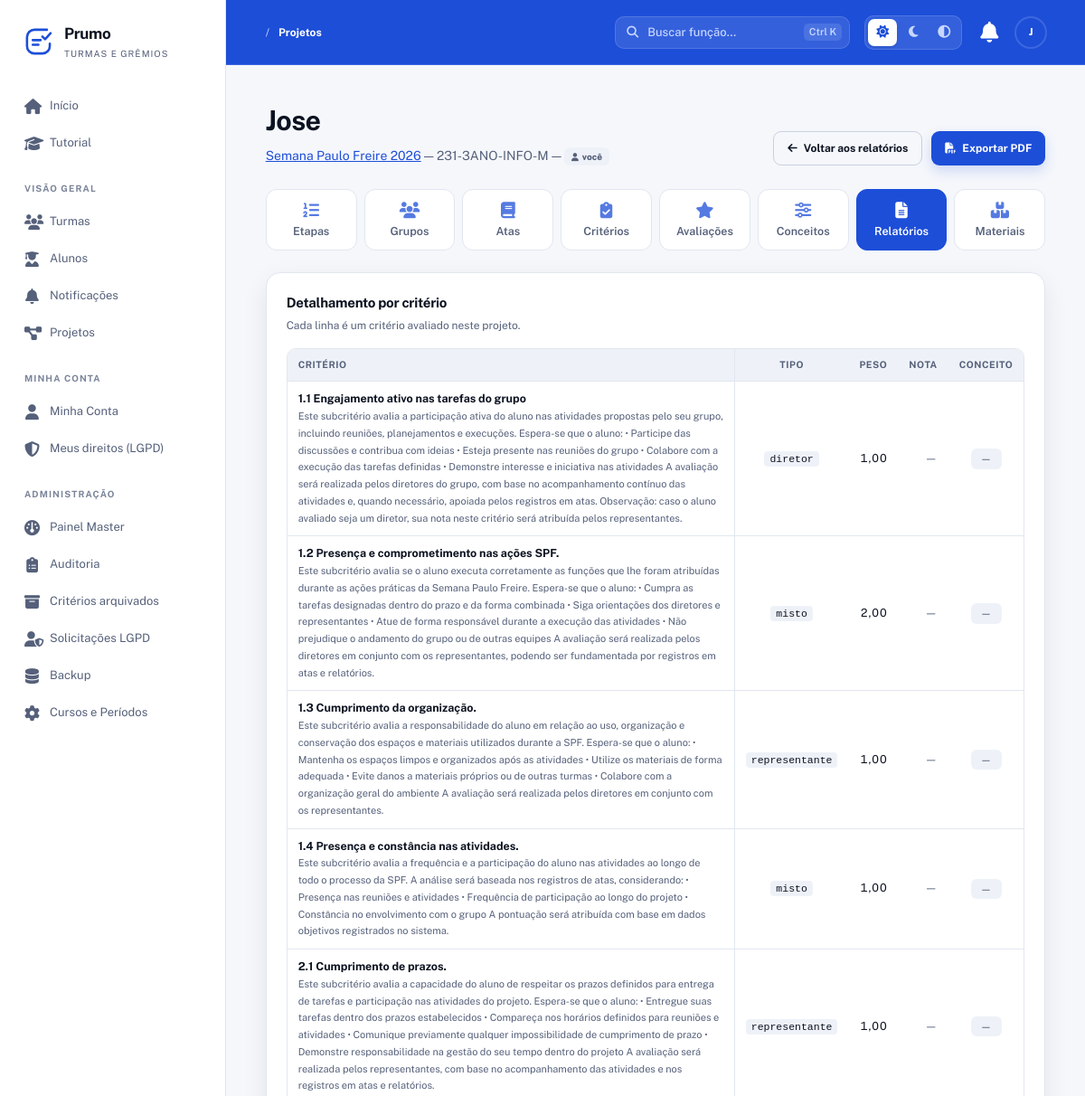
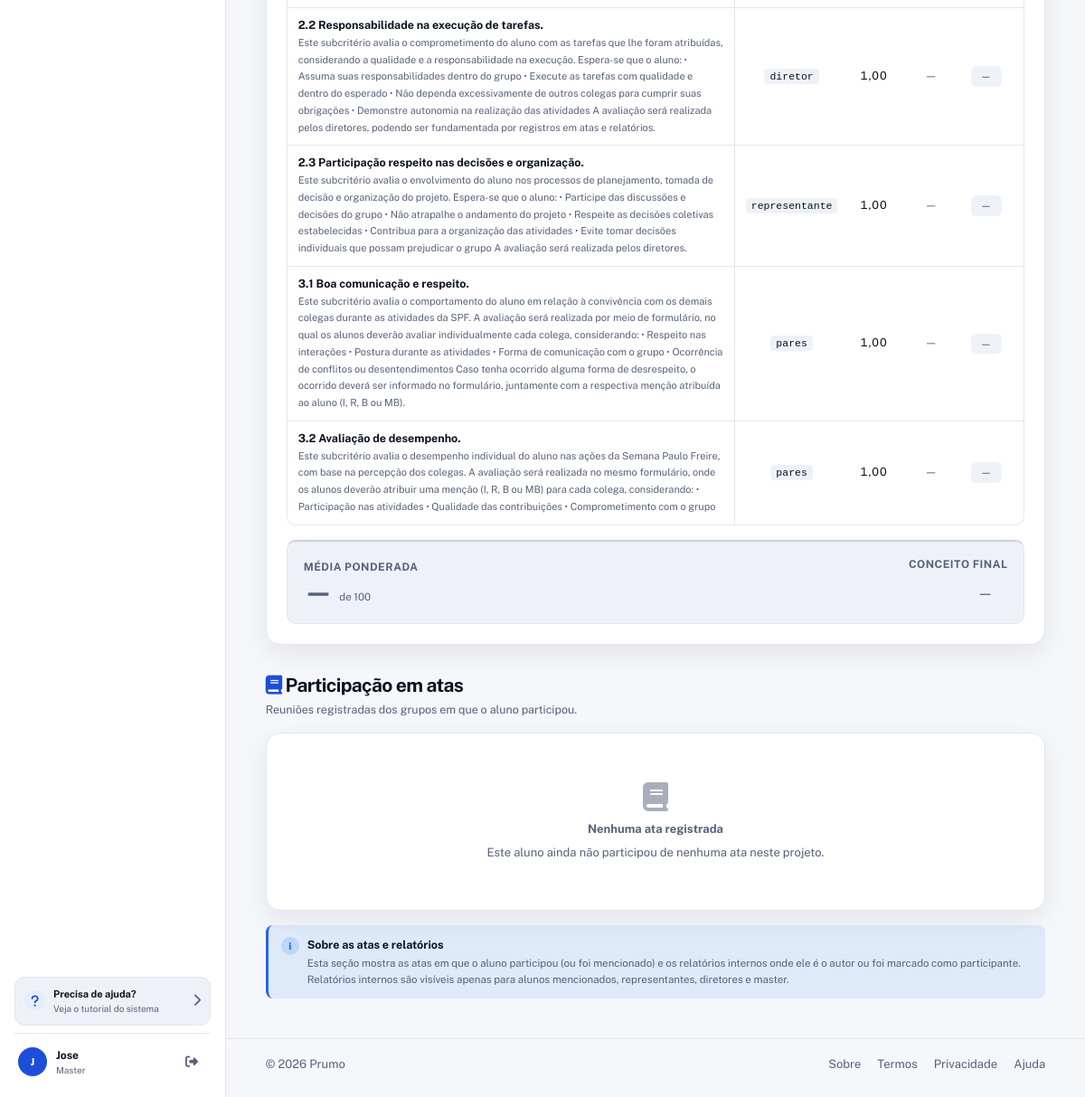
Page /Prumo/projetos/3/relatorios/boletim (signed in) on the committed database (2 pictures, top to bottom).
### tables this page shows
CREATE TABLE usuarios (
  id INT AUTO_INCREMENT PRIMARY KEY,
  nome VARCHAR(150) NOT NULL,
  email VARCHAR(150) NOT NULL UNIQUE,
  senha VARCHAR(255) NOT NULL,
  tipo ENUM('aluno','master') NOT NULL DEFAULT 'aluno',
  telefone VARCHAR(20) DEFAULT NULL,
  data_nascimento DATE DEFAULT NULL,
  email_confirmado TINYINT(1) NOT NULL DEFAULT 0,
  email_token VARCHAR(255) DEFAULT NULL,
  email_token_expira DATETIME DEFAULT NULL,
  primeiro_login TINYINT(1) NOT NULL DEFAULT 1,
  ativo TINYINT(1) NOT NULL DEFAULT 1,
  lgpd_aceito TINYINT(1) NOT NULL DEFAULT 0,
  lgpd_data DATETIME DEFAULT NULL,
  ultimo_acesso DATETIME DEFAULT NULL,
  created_at TIMESTAMP DEFAULT CURRENT_TIMESTAMP,
  updated_at TIMESTAMP DEFAULT CURRENT_TIMESTAMP ON UPDATE CURRENT_TIMESTAMP,
  INDEX idx_usuarios_email (email),
  INDEX idx_usuarios_tipo (tipo),
  INDEX idx_usuarios_ativo (ativo)
);

CREATE TABLE projetos (
  id INT AUTO_INCREMENT PRIMARY KEY,
  turma_id INT NOT NULL,
  nome VARCHAR(150) NOT NULL,
  descricao TEXT DEFAULT NULL,
  prazo DATE DEFAULT NULL,
  modo_avaliacao ENUM('etapa','cronograma') DEFAULT 'cronograma',
  encerrado TINYINT(1) DEFAULT 0,
  encerrado_em DATETIME DEFAULT NULL,
  encerrado_por INT DEFAULT NULL,
  created_at TIMESTAMP DEFAULT CURRENT_TIMESTAMP,
  updated_at TIMESTAMP DEFAULT CURRENT_TIMESTAMP ON UPDATE CURRENT_TIMESTAMP,
  FOREIGN KEY (turma_id) REFERENCES turmas(id) ON DELETE CASCADE,
  FOREIGN KEY (encerrado_por) REFERENCES usuarios(id) ON DELETE SET NULL,
  INDEX idx_projetos_turma (turma_id),
  INDEX idx_projetos_encerrado (encerrado)
);

CREATE TABLE turmas (
  id INT AUTO_INCREMENT PRIMARY KEY,
  nome VARCHAR(150) NOT NULL,
  codigo_acesso VARCHAR(30) NOT NULL UNIQUE,
  codigo_interno VARCHAR(100) DEFAULT NULL,
  cor_primaria VARCHAR(20) DEFAULT '#3498db',
  cor_secundaria VARCHAR(20) DEFAULT '#2ecc71',
  cor_personalizada TINYINT(1) NOT NULL DEFAULT 0,   
  logo VARCHAR(255) DEFAULT NULL,                   
  bloqueada TINYINT(1) NOT NULL DEFAULT 0,
  bloqueada_motivo VARCHAR(255) DEFAULT NULL,
  bloqueada_em DATETIME DEFAULT NULL,
  bloqueada_por INT DEFAULT NULL,
  created_at TIMESTAMP DEFAULT CURRENT_TIMESTAMP,
  updated_at TIMESTAMP DEFAULT CURRENT_TIMESTAMP ON UPDATE CURRENT_TIMESTAMP,
  FOREIGN KEY (bloqueada_por) REFERENCES usuarios(id) ON DELETE SET NULL,
  INDEX idx_turmas_codigo (codigo_acesso)
);

CREATE TABLE criterios (
  id INT AUTO_INCREMENT PRIMARY KEY,
  projeto_id INT NOT NULL,
  etapa_id INT DEFAULT NULL,
  nome VARCHAR(200) NOT NULL,
  descricao TEXT DEFAULT NULL,
  peso DECIMAL(5,2) NOT NULL DEFAULT 1.00,
  tipo_avaliacao ENUM('diretor','representante','pares','autoavaliacao','coletiva','misto') NOT NULL DEFAULT 'diretor',
  aplicavel_a ENUM('todos','apenas_diretores','apenas_representantes') DEFAULT 'todos',
  prazo_avaliacao DATETIME DEFAULT NULL,
  obrigatorio TINYINT(1) NOT NULL DEFAULT 0,   
  bloqueado TINYINT(1) DEFAULT 0,
  reaberto_por INT DEFAULT NULL,
  reaberto_em DATETIME DEFAULT NULL,
  created_at TIMESTAMP DEFAULT CURRENT_TIMESTAMP,
  updated_at TIMESTAMP DEFAULT CURRENT_TIMESTAMP ON UPDATE CURRENT_TIMESTAMP,
  FOREIGN KEY (projeto_id) REFERENCES projetos(id) ON DELETE CASCADE,
  FOREIGN KEY (etapa_id) REFERENCES projeto_etapas(id) ON DELETE SET NULL,
  FOREIGN KEY (reaberto_por) REFERENCES usuarios(id) ON DELETE SET NULL,
  INDEX idx_crit_projeto (projeto_id),
  INDEX idx_crit_etapa (etapa_id),
  INDEX idx_crit_tipo (tipo_avaliacao)
);

### app/Views/relatorios/boletim_aluno.php (the view, shortened to what the rows shown need)
<?php
require_once __DIR__ . '/../layouts/header.php';
require_once __DIR__ . '/../layouts/nav.php';
?>
<section class="hero-section">
    <div>
        <h1><?= h($aluno['nome']) ?></h1>
        <p class="hero-subtitle">
            <a href="<?= $basePath ?>/projetos/<?= (int) $projeto['id'] ?>"><?= h($projeto['nome']) ?></a>
            — <?= h($projeto['turma_nome']) ?>
            <?php if (!empty($souEu)): ?>
                — <span class="badge badge-gray"><i class="fas fa-user"></i> você</span>
            <?php endif; ?>
        </p>
    </div>
</section>
<?php if (empty($boletim['linhas'])): ?>
    <section class="panel rel-empty">
        <span class="icon-large text-muted"><i class="fas fa-graduation-cap"></i></span>
        <h2>Nenhum critério definido</h2>
        <p>Este projeto ainda não possui critérios de avaliação cadastrados.</p>
    </section>
<?php else: ?>
    <section class="panel">
        <div class="panel-header">
            <div>
                <h2>Detalhamento por critério</h2>
            </div>
        </div>
        <div class="rel-wrapper">
            <table class="rel-tabela">
                <thead>
                    <tr>
                        <th>Critério</th>
                        <th style="text-align:center;">Tipo</th>
                        <th style="text-align:right;">Peso</th>
                        <th style="text-align:right;">Nota</th>
                        <th style="text-align:center;">Conceito</th>
                    </tr>
                </thead>
                <tbody>
                    <?php foreach ($boletim['linhas'] as $l): ?>
                        <tr>
                            <td>
                                <strong><?= h($l['criterio']['nome']) ?></strong>
                                <?php if (!empty($l['criterio']['descricao'])): ?>
                                    <br>
                                    <small style="color:var(--muted); font-size:11px; white-space:normal;">
                                        <?= h($l['criterio']['descricao']) ?>
                                    </small>
                                <?php endif; ?>
                            </td>
                            <td class="td-center">
                                <code class="code-inline"><?= h($l['criterio']['tipo_avaliacao']) ?></code>
                            </td>
                            <td class="td-num">
                                <?= number_format((float) $l['criterio']['peso'], 2, ',', '.') ?>
                            </td>
                            <td class="td-num">
                                <?php if ($l['nota'] === null): ?>
                                    <span class="nota-vazia">—</span>
                                <?php else: ?>
                                    <strong><?= number_format($l['nota'], 2, ',', '.') ?></strong>
                                <?php endif; ?>
                            </td>
                            <td class="td-center">
                                <?php if ($l['conceito'] !== null): ?>
                                    <span class="conceito-badge <?= classeConceitoRel($l['conceito']) ?>">
                                        <?= h($l['conceito']) ?>
                                    </span>
                                <?php else: ?>
                                    <span class="conceito-badge vazio">—</span>
                                <?php endif; ?>
                            </td>
                        </tr>
                    <?php endforeach; ?>
                </tbody>
            </table>
        </div>
    </section>
<?php endif; ?>
<section class="section-heading mt-24">
    <div>
        <h2><i class="fas fa-book" style="color:var(--primary);"></i> Participação em atas</h2>
    </div>
</section>
<?php require_once __DIR__ . '/../layouts/footer.php'; ?>

### app/Views/layouts/nav.php (shortened to what the rows shown need)
<?php
require_once __DIR__ . '/../../Helpers/menuHelper.php';
$basePath  = App::getBasePath();
$logado    = !empty($_SESSION['usuario']);
$usuario   = $_SESSION['usuario'] ?? null;
$iniciais = '?';
if ($usuario) {
    $partes = preg_split('/\s+/', trim($usuario['nome'] ?? ''));
    $ini    = strtoupper(substr($partes[0] ?? '', 0, 1));
    $iniciais = $ini ?: '?';
}
$papelExibido = '';
if ($usuario) {
    if (($usuario['tipo'] ?? '') === 'master') {
        $papelExibido = 'Master';
    }
}
?>
<div class="app-shell">
    <aside class="sidebar" id="sidebar" aria-label="Navegação principal">
        <?php if ($logado): ?>
            <div class="sidebar-bottom">
                <a class="help-card" href="<?= $basePath ?>/tutorial">
                    <span class="help-icon"><i class="fas fa-question"></i></span>
                    <span>
                        <strong>Precisa de ajuda?</strong>
                        <small>Veja o tutorial do sistema</small>
                    </span>
                    <span><i class="fas fa-chevron-right"></i></span>
                </a>
                <div class="profile-mini">
                    <a class="avatar avatar-indigo" href="<?= $basePath ?>/user" title="Minha Conta">
                        <?= h($iniciais) ?>
                    </a>
                    <div>
                        <strong><?= h($usuario['nome']) ?></strong>
                        <small><?= h($papelExibido) ?></small>
                    </div>
                    <a class="logout-btn"
                       href="<?= $basePath ?>/logout"
                       title="Sair"
                       onclick="return confirm('Deseja realmente sair do sistema?')">
                        <i class="fas fa-right-from-bracket"></i>
                    </a>
                </div>
            </div>
        <?php endif; ?>
    </aside>
    <div class="main-content">
        <header class="topbar">
            <div class="topbar-actions">
                <?php if ($logado): ?>
                    <a class="icon-button notification-button"
                       href="<?= $basePath ?>/notificacoes"
                       title="Notificações">
                        <i class="fas fa-bell"></i>
                    </a>
                    <div class="user-menu" id="user-menu">
                        <button type="button"
                                class="avatar avatar-indigo"
                                id="user-menu-toggle"
                                title="Menu da conta"
                                aria-haspopup="true"
                                aria-expanded="false">
                            <?= h($iniciais) ?>
                        </button>
                    </div>
                <?php endif; ?>
            </div>
        </header>
        <div class="page-wrap">

### rows in the picture
usuarios: nome "J", nome "Jose", tipo "Master"
projetos: nome "Semana Paulo Freire 2026", turma.nome "231-3ANO-INFO-M"
criterios: nome "1.1 Engajamento ativo nas tarefas do grupo", descricao "Este subcritério avalia a participação ativa do aluno nas atividades propostas pelo seu grupo, incluindo reuniões, planejamentos e execuções. Espera-se que o aluno: • Participe das discussões e contribua com ideias • Esteja presente nas reuniões do grupo • Colabore com a execução das tarefas definidas • Demonstre interesse e iniciativa nas atividades A avaliação será realizada pelos diretores do grupo, com base no acompanhamento contínuo das atividades e, quando necessário, apoiada pelos registros em atas. Observação: caso o aluno avaliado seja um diretor, sua nota neste critério será atribuída pelos representantes.", tipo_avaliacao "diretor", peso "1,00"
criterios: nome "1.2 Presença e comprometimento nas ações SPF.", descricao "Este subcritério avalia se o aluno executa corretamente as funções que lhe foram atribuídas durante as ações práticas da Semana Paulo Freire. Espera-se que o aluno: • Cumpra as tarefas designadas dentro do prazo e da forma combinada • Siga orientações dos diretores e representantes • Atue de forma responsável durante a execução das atividades • Não prejudique o andamento do grupo ou de outras equipes A avaliação será realizada pelos diretores em conjunto com os representantes, podendo ser fundamentada por registros em atas e relatórios.", tipo_avaliacao "misto", peso "2,00"
criterios: nome "1.3 Cumprimento da organização.", descricao "Este subcritério avalia a responsabilidade do aluno em relação ao uso, organização e conservação dos espaços e materiais utilizados durante a SPF. Espera-se que o aluno: • Mantenha os espaços limpos e organizados após as atividades • Utilize os materiais de forma adequada • Evite danos a materiais próprios ou de outras turmas • Colabore com a organização geral do ambiente A avaliação será realizada pelos diretores em conjunto com os representantes.", tipo_avaliacao "representante", peso "1,00"
criterios: nome "1.4 Presença e constância nas atividades.", descricao "Este subcritério avalia a frequência e a participação do aluno nas atividades ao longo de todo o processo da SPF. A análise será baseada nos registros de atas, considerando: • Presença nas reuniões e atividades • Frequência de participação ao longo do projeto • Constância no envolvimento com o grupo A pontuação será atribuída com base em dados objetivos registrados no sistema.", tipo_avaliacao "misto", peso "1,00"
criterios: nome "2.1 Cumprimento de prazos.", descricao "Este subcritério avalia a capacidade do aluno de respeitar os prazos definidos para entrega de tarefas e participação nas atividades do projeto. Espera-se que o aluno: • Entregue suas tarefas dentro dos prazos estabelecidos • Compareça nos horários definidos para reuniões e atividades • Comunique previamente qualquer impossibilidade de cumprimento de prazo • Demonstre responsabilidade na gestão do seu tempo dentro do projeto A avaliação será realizada pelos representantes, com base no acompanhamento das atividades e nos registros em atas e relatórios.", tipo_avaliacao "representante", peso "1,00"
criterios: nome "2.2 Responsabilidade na execução de tarefas.", descricao "Este subcritério avalia o comprometimento do aluno com as tarefas que lhe foram atribuídas, considerando a qualidade e a responsabilidade na execução. Espera-se que o aluno: • Assuma suas responsabilidades dentro do grupo • Execute as tarefas com qualidade e dentro do esperado • Não dependa excessivamente de outros colegas para cumprir suas obrigações • Demonstre autonomia na realização das atividades A avaliação será realizada pelos diretores, podendo ser fundamentada por registros em atas e relatórios.", tipo_avaliacao "diretor", peso "1,00"
criterios: nome "2.3 Participação respeito nas decisões e organização.", descricao "Este subcritério avalia o envolvimento do aluno nos processos de planejamento, tomada de decisão e organização do projeto. Espera-se que o aluno: • Participe das discussões e decisões do grupo • Não atrapalhe o andamento do projeto • Respeite as decisões coletivas estabelecidas • Contribua para a organização das atividades • Evite tomar decisões individuais que possam prejudicar o grupo A avaliação será realizada pelos diretores.", tipo_avaliacao "representante", peso "1,00"
criterios: nome "3.1 Boa comunicação e respeito.", descricao "Este subcritério avalia o comportamento do aluno em relação à convivência com os demais colegas durante as atividades da SPF. A avaliação será realizada por meio de formulário, no qual os alunos deverão avaliar individualmente cada colega, considerando: • Respeito nas interações • Postura durante as atividades • Forma de comunicação com o grupo • Ocorrência de conflitos ou desentendimentos Caso tenha ocorrido alguma forma de desrespeito, o ocorrido deverá ser informado no formulário, juntamente com a respectiva menção atribuída ao aluno (I, R, B ou MB).", tipo_avaliacao "pares", peso "1,00"
criterios: nome "3.2 Avaliação de desempenho.", descricao "Este subcritério avalia o desempenho individual do aluno nas ações da Semana Paulo Freire, com base na percepção dos colegas. A avaliação será realizada no mesmo formulário, onde os alunos deverão atribuir uma menção (I, R, B ou MB) para cada colega, considerando: • Participação nas atividades • Qualidade das contribuições • Comprometimento com o grupo", tipo_avaliacao "pares", peso "1,00"

### other values in the picture
$appName "Prumo"
$label "Início"
$label "Tutorial"
$secao "VISÃO GERAL"
$label "Turmas"
$label "Alunos"
$label "Notificações"
$label "Projetos"
$secao "MINHA CONTA"
$label "Minha Conta"
$label "Meus direitos (LGPD)"
$secao "ADMINISTRAÇÃO"
$label "Painel Master"
$label "Auditoria"
$label "Critérios arquivados"
